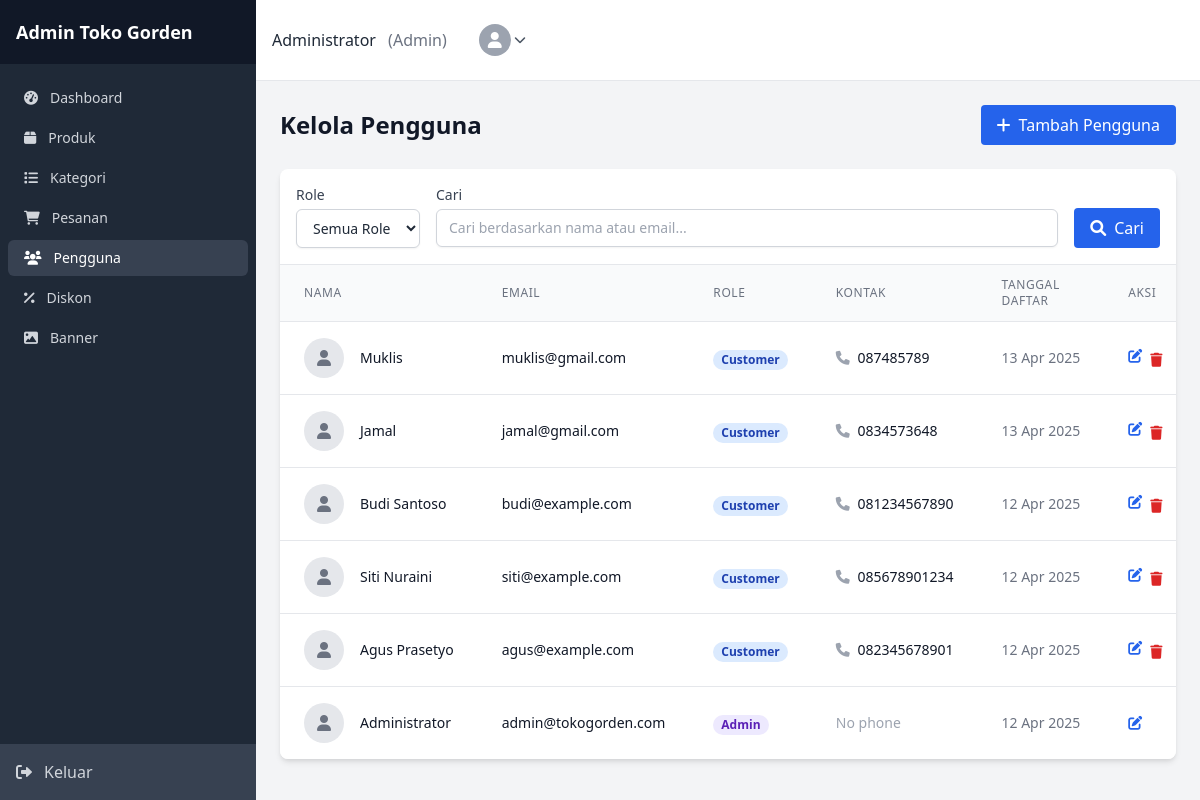
Screenshot of /admin/users/index.php (signed in) with the database file from the repository.
### tables this page shows
CREATE TABLE `users` (
  `id` int NOT NULL,
  `name` varchar(100) NOT NULL,
  `email` varchar(100) NOT NULL,
  `password` varchar(255) NOT NULL,
  `role` enum('admin','customer') NOT NULL DEFAULT 'customer',
  `phone` varchar(15) DEFAULT NULL,
  `address` text,
  `created_at` timestamp NULL DEFAULT CURRENT_TIMESTAMP
);

### lib/models/User.php (called while the page is built, shortened)
<?php
class User
{
    private $db;
    public function __construct($db)
    {
        $this->db = $db;
    }
    public function getAll()
    {
        $sql = "SELECT * FROM users ORDER BY created_at DESC";
        $result = $this->db->query($sql);
        $users = [];
        if ($result->num_rows > 0) {
            while ($row = $result->fetch_assoc()) {
                $users[] = $row;
            }
        }
        return $users;
    }
}

### admin/users/index.php (the view, shortened to what this page needs)
<?php
require_once '../../config/config.php';
require_once '../../lib/models/User.php';
$userModel = new User($conn);
$search = isset($_GET['search']) && !empty($_GET['search']) ? sanitize($_GET['search']) : null;
$users = $userModel->getAll();
include '../inc/header.php';
?>
<div class="flex justify-between items-center mb-6">
    <h1 class="text-2xl font-semibold text-gray-900">Kelola Pengguna</h1>
    <a href="create.php" class="bg-blue-600 hover:bg-blue-700 text-white font-medium py-2 px-4 rounded inline-flex items-center">
        <i class="fas fa-plus mr-2"></i> Tambah Pengguna
    </a>
</div>
<div class="bg-white shadow-md rounded-lg overflow-hidden mb-6">
    <div class="p-4 border-b border-gray-200">
        <form action="" method="GET" class="flex flex-wrap gap-4">
            <div>
                <label for="role" class="block text-sm font-medium text-gray-700 mb-1">Role</label>
                <select id="role" name="role" class="px-3 py-2 border border-gray-300 rounded-md focus:outline-none focus:ring-2 focus:ring-blue-500">
                    <option value="">Semua Role</option>
                </select>
            </div>
            <div class="flex-1">
                <label for="search" class="block text-sm font-medium text-gray-700 mb-1">Cari</label>
                <input type="text" id="search" name="search" value="<?php echo $search; ?>" placeholder="Cari berdasarkan nama atau email..."
                    class="w-full px-3 py-2 border border-gray-300 rounded-md focus:outline-none focus:ring-2 focus:ring-blue-500">
            </div>
            <div class="flex items-end">
                <button type="submit" class="bg-blue-600 hover:bg-blue-700 text-white font-medium py-2 px-4 rounded">
                    <i class="fas fa-search mr-2"></i> Cari
                </button>
            </div>
        </form>
    </div>
    <?php if (!empty($users)): ?>
        <div class="overflow-x-auto">
            <table class="min-w-full divide-y divide-gray-200">
                <thead class="bg-gray-50">
                    <tr>
                        <th scope="col" class="px-6 py-3 text-left text-xs font-medium text-gray-500 uppercase tracking-wider">Nama</th>
                        <th scope="col" class="px-6 py-3 text-left text-xs font-medium text-gray-500 uppercase tracking-wider">Email</th>
                        <th scope="col" class="px-6 py-3 text-left text-xs font-medium text-gray-500 uppercase tracking-wider">Role</th>
                        <th scope="col" class="px-6 py-3 text-left text-xs font-medium text-gray-500 uppercase tracking-wider">Kontak</th>
                        <th scope="col" class="px-6 py-3 text-left text-xs font-medium text-gray-500 uppercase tracking-wider">Tanggal Daftar</th>
                        <th scope="col" class="px-6 py-3 text-left text-xs font-medium text-gray-500 uppercase tracking-wider">Aksi</th>
                    </tr>
                </thead>
                <tbody class="bg-white divide-y divide-gray-200">
                    <?php foreach ($users as $user): ?>
                        <tr>
                            <td class="px-6 py-4 whitespace-nowrap">
                                <div class="flex items-center">
                                    <div class="flex-shrink-0 h-10 w-10">
                                        <div class="h-10 w-10 rounded-full bg-gray-200 flex items-center justify-center text-gray-500">
                                            <i class="fas fa-user"></i>
                                        </div>
                                    </div>
                                    <div class="ml-4">
                                        <div class="text-sm font-medium text-gray-900"><?php echo $user['name']; ?></div>
                                    </div>
                                </div>
                            </td>
                            <td class="px-6 py-4 whitespace-nowrap">
                                <div class="text-sm text-gray-900"><?php echo $user['email']; ?></div>
                            </td>
                            <td class="px-6 py-4 whitespace-nowrap">
                                <?php if ($user['role'] === 'admin'): ?>
                                    <span class="px-2 inline-flex text-xs leading-5 font-semibold rounded-full bg-purple-100 text-purple-800">
                                        Admin
                                    </span>
                                <?php else: ?>
                                    <span class="px-2 inline-flex text-xs leading-5 font-semibold rounded-full bg-blue-100 text-blue-800">
                                        Customer
                                    </span>
                                <?php endif; ?>
                            </td>
                            <td class="px-6 py-4 whitespace-nowrap">
                                <div class="text-sm text-gray-900">
                                    <?php if (!empty($user['phone'])): ?>
                                        <div><i class="fas fa-phone text-gray-400 mr-1"></i> <?php echo $user['phone']; ?></div>
                                    <?php else: ?>
                                        <div class="text-gray-400">No phone</div>
                                    <?php endif; ?>
                                </div>
                            </td>
                            <td class="px-6 py-4 whitespace-nowrap">
                                <div class="text-sm text-gray-500"><?php echo date("d M Y", strtotime($user['created_at'])); ?></div>
                            </td>
                            <td class="px-6 py-4 whitespace-nowrap text-sm font-medium">
                                <div class="flex space-x-2">
                                    <a href="edit.php?id=<?php echo $user['id']; ?>" class="text-blue-600 hover:text-blue-900" title="Edit">
                                        <i class="fas fa-edit"></i>
                                    </a>
                                    <?php if ($user['id'] != $_SESSION['user_id']): ?>
                                        <a href="delete.php?id=<?php echo $user['id']; ?>"
                                            onclick="return confirm('Apakah Anda yakin ingin menghapus pengguna ini?');"
                                            class="text-red-600 hover:text-red-900" title="Hapus">
                                            <i class="fas fa-trash"></i>
                                        </a>
                                    <?php endif; ?>
                                </div>
                            </td>
                        </tr>
                    <?php endforeach; ?>
                </tbody>
            </table>
        </div>
    <?php endif; ?>
</div>
<?php include '../inc/footer.php'; ?>

### admin/inc/header.php (style rules this page uses)
input[type="text"], input[type="number"], input[type="email"], input[type="password"], input[type="date"], input[type="datetime-local"], select, textarea { background-color: #fff; border: 1px solid #d1d5db; border-radius: 0.375rem; padding: 0.5rem 0.75rem; width: 100%; font-size: 0.875rem; line-height: 1.25rem; color: #1f2937; box-shadow: 0 1px 2px 0 rgba(0, 0, 0, 0.05); transition: border-color 0.15s ease-in-out, box-shadow 0.15s ease-in-out; }
label { font-weight: 500; color: #374151; margin-bottom: 0.25rem; display: block; }
.text-red-600 { color: #dc2626; font-size: 0.875rem; margin-top: 0.25rem; }
button, .btn { padding: 0.5rem 1rem; font-weight: 500; border-radius: 0.375rem; transition: background-color 0.15s ease-in-out; display: inline-flex; align-items: center; justify-content: center; }

### rows the page displays
users: name "Muklis", email "muklis@gmail.com", role "Customer", phone "087485789", created_at "13 Apr 2025"
users: name "Jamal", email "jamal@gmail.com", role "Customer", phone "0834573648", created_at "13 Apr 2025"
users: name "Budi Santoso", email "budi@example.com", role "Customer", phone "081234567890", created_at "12 Apr 2025"
users: name "Siti Nuraini", email "siti@example.com", role "Customer", phone "085678901234", created_at "12 Apr 2025"
users: name "Agus Prasetyo", email "agus@example.com", role "Customer", phone "082345678901", created_at "12 Apr 2025"
users: name "Administrator", email "admin@tokogorden.com", role "Admin", shows "No phone", created_at "12 Apr 2025"

### other values shown
$_SESSION['user_name'] "Administrator"
